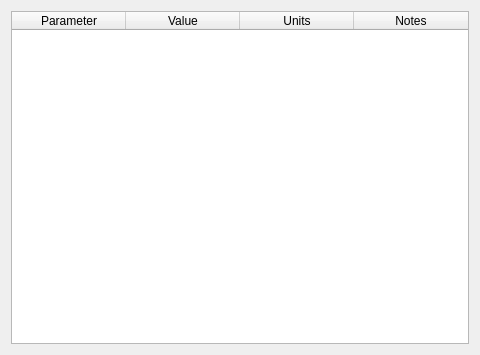
<?xml version="1.0" encoding="UTF-8"?>
<ui version="4.0">
 <class>resultsView</class>
 <widget class="QDialog" name="resultsView">
  <property name="windowModality">
   <enum>Qt::WindowModal</enum>
  </property>
  <property name="geometry">
   <rect>
    <x>0</x>
    <y>0</y>
    <width>480</width>
    <height>355</height>
   </rect>
  </property>
  <property name="font">
   <font>
    <family>Segoe UI</family>
   </font>
  </property>
  <property name="windowTitle">
   <string>Parameters table</string>
  </property>
  <property name="windowIcon">
   <iconset>
    <normaloff>Icon_SystemLabDesigner.bmp</normaloff>Icon_SystemLabDesigner.bmp</iconset>
  </property>
  <property name="sizeGripEnabled">
   <bool>false</bool>
  </property>
  <layout class="QGridLayout" name="gridLayout">
   <item row="0" column="0">
    <widget class="QTableWidget" name="parametersTable">
     <property name="styleSheet">
      <string notr="true"/>
     </property>
     <property name="horizontalScrollBarPolicy">
      <enum>Qt::ScrollBarAsNeeded</enum>
     </property>
     <property name="sizeAdjustPolicy">
      <enum>QAbstractScrollArea::AdjustToContents</enum>
     </property>
     <property name="selectionMode">
      <enum>QAbstractItemView::NoSelection</enum>
     </property>
     <property name="selectionBehavior">
      <enum>QAbstractItemView::SelectRows</enum>
     </property>
     <property name="rowCount">
      <number>0</number>
     </property>
     <attribute name="horizontalHeaderDefaultSectionSize">
      <number>114</number>
     </attribute>
     <column>
      <property name="text">
       <string>Parameter</string>
      </property>
     </column>
     <column>
      <property name="text">
       <string>Value</string>
      </property>
     </column>
     <column>
      <property name="text">
       <string>Units</string>
      </property>
     </column>
     <column>
      <property name="text">
       <string>Notes</string>
      </property>
     </column>
    </widget>
   </item>
  </layout>
 </widget>
 <resources/>
 <connections/>
</ui>
